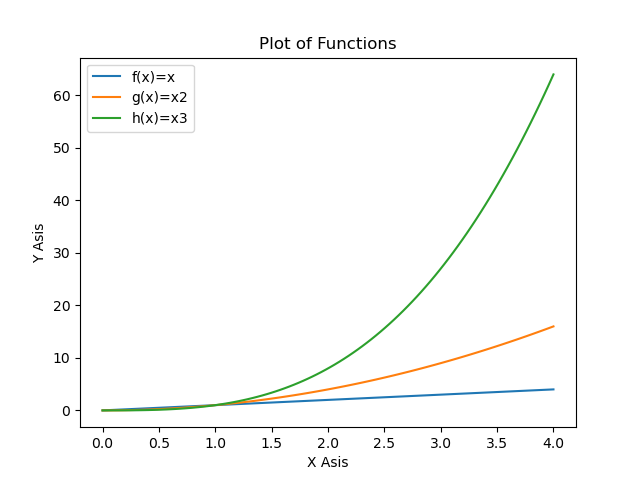

Here is the Python script that generated this plot:
# Program that displays a plot of the functions f(x)=x, g(x)=x2 and h(x)=x3 
# in the range [0, 4] on the one set of axes.
# Author: Olga Kreicberga 


import numpy as np 
import matplotlib.pyplot as plt 

# We must first set a grid of coordinates to construct a function chart
fig = plt.subplots()
# We have to define the areas on which we will plot the function
# Lincpace creates an array with a lower bound of 0 and an upper bound of 4, 
# creating 100 elements
x = np.linspace(0, 4, 100)


# make a functions
f= x 
g= x * x 
h= x * x * x 

# make a plots with labels for each function
plt.plot (x , f, label="f(x)=x") 
plt.plot (x , g, label="g(x)=x2") 
plt.plot (x , h, label="h(x)=x3") 
# # make a Title, LAbels for Axis, the Legend
plt.title("Plot of Functions")
plt.xlabel("X Asis")
plt.ylabel("Y Asis")
plt.legend()
# Safe a plot for image fail 
plt.savefig('plottask.png')
plt.show ()

